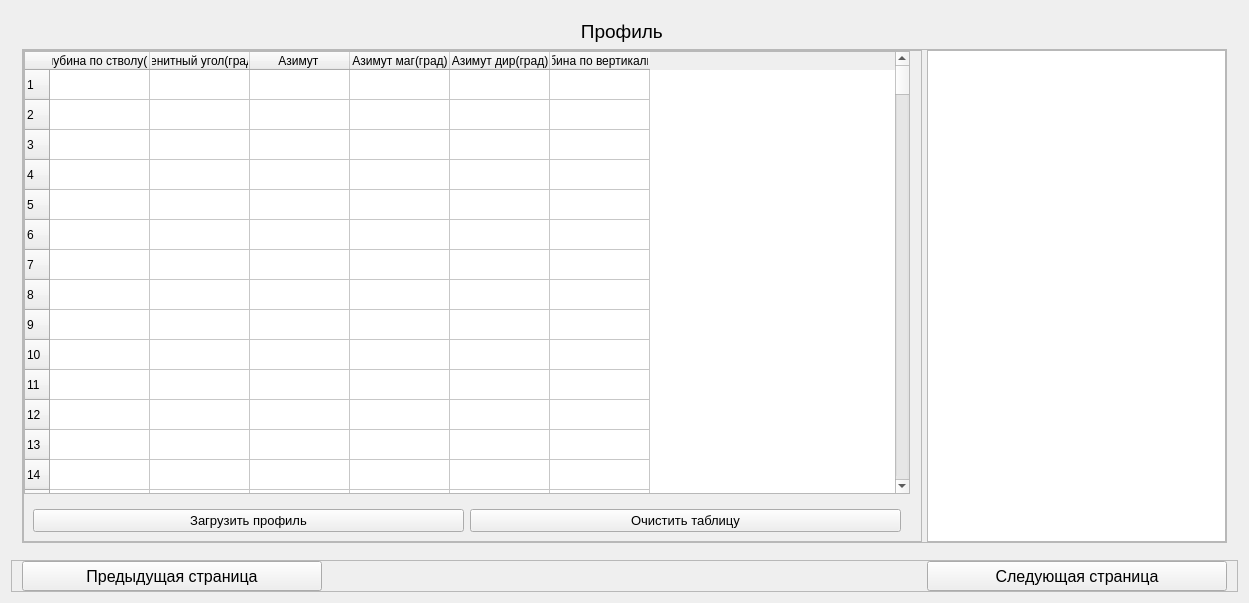
<?xml version="1.0" encoding="UTF-8"?>
<ui version="4.0">
 <class>Form</class>
 <widget class="QWidget" name="Form">
  <property name="geometry">
   <rect>
    <x>0</x>
    <y>0</y>
    <width>1249</width>
    <height>603</height>
   </rect>
  </property>
  <property name="sizePolicy">
   <sizepolicy hsizetype="Expanding" vsizetype="Expanding">
    <horstretch>0</horstretch>
    <verstretch>0</verstretch>
   </sizepolicy>
  </property>
  <property name="windowTitle">
   <string>Form</string>
  </property>
  <layout class="QVBoxLayout" name="verticalLayout">
   <item>
    <widget class="QStackedWidget" name="stackedWidget">
     <property name="sizePolicy">
      <sizepolicy hsizetype="Preferred" vsizetype="Preferred">
       <horstretch>1</horstretch>
       <verstretch>0</verstretch>
      </sizepolicy>
     </property>
     <property name="currentIndex">
      <number>0</number>
     </property>
     <widget class="QWidget" name="page_1">
      <layout class="QVBoxLayout" name="verticalLayout_7">
       <property name="leftMargin">
        <number>11</number>
       </property>
       <property name="rightMargin">
        <number>11</number>
       </property>
       <property name="bottomMargin">
        <number>11</number>
       </property>
       <item>
        <widget class="QLabel" name="label_2">
         <property name="font">
          <font>
           <pointsize>14</pointsize>
          </font>
         </property>
         <property name="text">
          <string>Профиль </string>
         </property>
         <property name="alignment">
          <set>Qt::AlignCenter</set>
         </property>
        </widget>
       </item>
       <item>
        <widget class="QFrame" name="frame_2">
         <property name="frameShape">
          <enum>QFrame::StyledPanel</enum>
         </property>
         <property name="frameShadow">
          <enum>QFrame::Raised</enum>
         </property>
         <layout class="QHBoxLayout" name="horizontalLayout_2">
          <property name="spacing">
           <number>5</number>
          </property>
          <property name="leftMargin">
           <number>0</number>
          </property>
          <property name="topMargin">
           <number>0</number>
          </property>
          <property name="rightMargin">
           <number>0</number>
          </property>
          <property name="bottomMargin">
           <number>0</number>
          </property>
          <item>
           <widget class="QFrame" name="frame">
            <property name="sizePolicy">
             <sizepolicy hsizetype="Preferred" vsizetype="Preferred">
              <horstretch>3</horstretch>
              <verstretch>0</verstretch>
             </sizepolicy>
            </property>
            <property name="frameShape">
             <enum>QFrame::StyledPanel</enum>
            </property>
            <property name="frameShadow">
             <enum>QFrame::Raised</enum>
            </property>
            <layout class="QVBoxLayout" name="verticalLayout_4">
             <property name="leftMargin">
              <number>0</number>
             </property>
             <property name="topMargin">
              <number>0</number>
             </property>
             <property name="rightMargin">
              <number>11</number>
             </property>
             <property name="bottomMargin">
              <number>0</number>
             </property>
             <item>
              <widget class="QTableWidget" name="tableWidget_profile">
               <property name="sizePolicy">
                <sizepolicy hsizetype="Expanding" vsizetype="Expanding">
                 <horstretch>1</horstretch>
                 <verstretch>1</verstretch>
                </sizepolicy>
               </property>
               <property name="minimumSize">
                <size>
                 <width>600</width>
                 <height>0</height>
                </size>
               </property>
               <property name="showGrid">
                <bool>true</bool>
               </property>
               <property name="sortingEnabled">
                <bool>false</bool>
               </property>
               <property name="wordWrap">
                <bool>true</bool>
               </property>
               <property name="cornerButtonEnabled">
                <bool>true</bool>
               </property>
               <property name="rowCount">
                <number>200</number>
               </property>
               <property name="columnCount">
                <number>6</number>
               </property>
               <attribute name="horizontalHeaderVisible">
                <bool>true</bool>
               </attribute>
               <attribute name="horizontalHeaderCascadingSectionResizes">
                <bool>false</bool>
               </attribute>
               <attribute name="horizontalHeaderShowSortIndicator" stdset="0">
                <bool>false</bool>
               </attribute>
               <attribute name="horizontalHeaderStretchLastSection">
                <bool>false</bool>
               </attribute>
               <attribute name="verticalHeaderCascadingSectionResizes">
                <bool>true</bool>
               </attribute>
               <attribute name="verticalHeaderShowSortIndicator" stdset="0">
                <bool>false</bool>
               </attribute>
               <row/>
               <row/>
               <row/>
               <row/>
               <row/>
               <row/>
               <row/>
               <row/>
               <row/>
               <row/>
               <row/>
               <row/>
               <row/>
               <row/>
               <row/>
               <row/>
               <row/>
               <row/>
               <row/>
               <row/>
               <row/>
               <row/>
               <row/>
               <row/>
               <row/>
               <row/>
               <row/>
               <row/>
               <row/>
               <row/>
               <row/>
               <row/>
               <row/>
               <row/>
               <row/>
               <row/>
               <row/>
               <row/>
               <row/>
               <row/>
               <row/>
               <row/>
               <row/>
               <row/>
               <row/>
               <row/>
               <row/>
               <row/>
               <row/>
               <row/>
               <row/>
               <row/>
               <row/>
               <row/>
               <row/>
               <row/>
               <row/>
               <row/>
               <row/>
               <row/>
               <row/>
               <row/>
               <row/>
               <row/>
               <row/>
               <row/>
               <row/>
               <row/>
               <row/>
               <row/>
               <row/>
               <row/>
               <row/>
               <row/>
               <row/>
               <row/>
               <row/>
               <row/>
               <row/>
               <row/>
               <row/>
               <row/>
               <row/>
               <row/>
               <row/>
               <row/>
               <row/>
               <row/>
               <row/>
               <row/>
               <row/>
               <row/>
               <row/>
               <row/>
               <row/>
               <row/>
               <row/>
               <row/>
               <row/>
               <row/>
               <row/>
               <row/>
               <row/>
               <row/>
               <row/>
               <row/>
               <row/>
               <row/>
               <row/>
               <row/>
               <row/>
               <row/>
               <row/>
               <row/>
               <row/>
               <row/>
               <row/>
               <row/>
               <row/>
               <row/>
               <row/>
               <row/>
               <row/>
               <row/>
               <row/>
               <row/>
               <row/>
               <row/>
               <row/>
               <row/>
               <row/>
               <row/>
               <row/>
               <row/>
               <row/>
               <row/>
               <row/>
               <row/>
               <row/>
               <row/>
               <row/>
               <row/>
               <row/>
               <row/>
               <row/>
               <row/>
               <row/>
               <row/>
               <row/>
               <row/>
               <row/>
               <row/>
               <row/>
               <row/>
               <row/>
               <row/>
               <row/>
               <row/>
               <row/>
               <row/>
               <row/>
               <row/>
               <row/>
               <row/>
               <row/>
               <row/>
               <row/>
               <row/>
               <row/>
               <row/>
               <row/>
               <row/>
               <row/>
               <row/>
               <row/>
               <row/>
               <row/>
               <row/>
               <row/>
               <row/>
               <row/>
               <row/>
               <row/>
               <row/>
               <row/>
               <row/>
               <row/>
               <row/>
               <row/>
               <row/>
               <row/>
               <row/>
               <row/>
               <row/>
               <row/>
               <row/>
               <row/>
               <row/>
               <row/>
               <row/>
               <column>
                <property name="text">
                 <string>Глубина по стволу(м)</string>
                </property>
               </column>
               <column>
                <property name="text">
                 <string>Зенитный угол(град)</string>
                </property>
               </column>
               <column>
                <property name="text">
                 <string>Азимут </string>
                </property>
               </column>
               <column>
                <property name="text">
                 <string>Азимут маг(град)</string>
                </property>
               </column>
               <column>
                <property name="text">
                 <string>Азимут дир(град)</string>
                </property>
               </column>
               <column>
                <property name="text">
                 <string>Глубина по вертикали(м)</string>
                </property>
               </column>
              </widget>
             </item>
             <item>
              <widget class="QFrame" name="horizontalFrame">
               <layout class="QHBoxLayout" name="horizontalLayout_7">
                <item>
                 <widget class="QPushButton" name="pushButton_load_profile">
                  <property name="font">
                   <font>
                    <pointsize>10</pointsize>
                   </font>
                  </property>
                  <property name="text">
                   <string>Загрузить профиль</string>
                  </property>
                 </widget>
                </item>
                <item>
                 <widget class="QPushButton" name="pushButton_clear_table">
                  <property name="font">
                   <font>
                    <pointsize>10</pointsize>
                   </font>
                  </property>
                  <property name="text">
                   <string>Очистить таблицу</string>
                  </property>
                 </widget>
                </item>
               </layout>
              </widget>
             </item>
            </layout>
           </widget>
          </item>
          <item>
           <widget class="QGraphicsView" name="graphicsView_profile">
            <property name="sizePolicy">
             <sizepolicy hsizetype="Expanding" vsizetype="Expanding">
              <horstretch>1</horstretch>
              <verstretch>1</verstretch>
             </sizepolicy>
            </property>
           </widget>
          </item>
         </layout>
        </widget>
       </item>
      </layout>
     </widget>
     <widget class="QWidget" name="page_2">
      <layout class="QVBoxLayout" name="verticalLayout_3">
       <property name="leftMargin">
        <number>11</number>
       </property>
       <property name="topMargin">
        <number>11</number>
       </property>
       <property name="rightMargin">
        <number>11</number>
       </property>
       <property name="bottomMargin">
        <number>11</number>
       </property>
       <item alignment="Qt::AlignHCenter">
        <widget class="QLabel" name="label">
         <property name="sizePolicy">
          <sizepolicy hsizetype="Preferred" vsizetype="Fixed">
           <horstretch>0</horstretch>
           <verstretch>0</verstretch>
          </sizepolicy>
         </property>
         <property name="font">
          <font>
           <pointsize>14</pointsize>
          </font>
         </property>
         <property name="text">
          <string>Стратиграфия</string>
         </property>
        </widget>
       </item>
       <item>
        <widget class="QTableWidget" name="tableWidget_stratigraphy">
         <property name="rowCount">
          <number>1</number>
         </property>
         <property name="columnCount">
          <number>6</number>
         </property>
         <attribute name="horizontalHeaderCascadingSectionResizes">
          <bool>false</bool>
         </attribute>
         <row/>
         <column>
          <property name="text">
           <string>Название</string>
          </property>
         </column>
         <column>
          <property name="text">
           <string>Индексация</string>
          </property>
         </column>
         <column>
          <property name="text">
           <string>Вверх(м)</string>
          </property>
         </column>
         <column>
          <property name="text">
           <string>Низ(м)</string>
          </property>
         </column>
         <column>
          <property name="text">
           <string>Коэффициент кавернозности</string>
          </property>
         </column>
         <column>
          <property name="text">
           <string>Плотность породы (г/см^3) </string>
          </property>
         </column>
        </widget>
       </item>
       <item>
        <widget class="QFrame" name="frame_4">
         <property name="frameShape">
          <enum>QFrame::StyledPanel</enum>
         </property>
         <property name="frameShadow">
          <enum>QFrame::Raised</enum>
         </property>
         <layout class="QHBoxLayout" name="horizontalLayout_4">
          <property name="leftMargin">
           <number>0</number>
          </property>
          <property name="bottomMargin">
           <number>0</number>
          </property>
          <item>
           <widget class="QPushButton" name="pushButton_load_stratigraphy">
            <property name="font">
             <font>
              <pointsize>10</pointsize>
             </font>
            </property>
            <property name="text">
             <string>Загрузить стратиграфию</string>
            </property>
           </widget>
          </item>
          <item>
           <widget class="QPushButton" name="pushButton_delete_row_stratigraphy">
            <property name="font">
             <font>
              <pointsize>10</pointsize>
             </font>
            </property>
            <property name="text">
             <string>Удалить пласт</string>
            </property>
           </widget>
          </item>
          <item>
           <widget class="QPushButton" name="pushButton_add_row_stratigraphy">
            <property name="font">
             <font>
              <pointsize>10</pointsize>
             </font>
            </property>
            <property name="text">
             <string>Добавить пласт</string>
            </property>
           </widget>
          </item>
         </layout>
        </widget>
       </item>
      </layout>
     </widget>
     <widget class="QWidget" name="page_3">
      <layout class="QVBoxLayout" name="verticalLayout_5">
       <property name="leftMargin">
        <number>11</number>
       </property>
       <property name="topMargin">
        <number>11</number>
       </property>
       <property name="rightMargin">
        <number>11</number>
       </property>
       <property name="bottomMargin">
        <number>11</number>
       </property>
       <item alignment="Qt::AlignHCenter">
        <widget class="QLabel" name="label_5">
         <property name="font">
          <font>
           <pointsize>14</pointsize>
          </font>
         </property>
         <property name="text">
          <string>Давления</string>
         </property>
        </widget>
       </item>
       <item>
        <widget class="QTableWidget" name="tableWidget_pressure">
         <property name="sizePolicy">
          <sizepolicy hsizetype="Expanding" vsizetype="Expanding">
           <horstretch>0</horstretch>
           <verstretch>5</verstretch>
          </sizepolicy>
         </property>
         <property name="rowCount">
          <number>2</number>
         </property>
         <property name="columnCount">
          <number>12</number>
         </property>
         <attribute name="horizontalHeaderVisible">
          <bool>false</bool>
         </attribute>
         <attribute name="horizontalHeaderDefaultSectionSize">
          <number>125</number>
         </attribute>
         <attribute name="horizontalHeaderMinimumSectionSize">
          <number>10</number>
         </attribute>
         <attribute name="verticalHeaderVisible">
          <bool>false</bool>
         </attribute>
         <row/>
         <row/>
         <column/>
         <column/>
         <column/>
         <column/>
         <column/>
         <column/>
         <column/>
         <column/>
         <column/>
         <column/>
         <column/>
         <column/>
        </widget>
       </item>
       <item>
        <widget class="QFrame" name="frame_5">
         <property name="sizePolicy">
          <sizepolicy hsizetype="Preferred" vsizetype="Preferred">
           <horstretch>0</horstretch>
           <verstretch>2</verstretch>
          </sizepolicy>
         </property>
         <property name="frameShape">
          <enum>QFrame::StyledPanel</enum>
         </property>
         <property name="frameShadow">
          <enum>QFrame::Raised</enum>
         </property>
         <layout class="QHBoxLayout" name="horizontalLayout_9">
          <item>
           <widget class="QGraphicsView" name="graphicsView_pressure">
            <property name="sizePolicy">
             <sizepolicy hsizetype="Expanding" vsizetype="Expanding">
              <horstretch>26</horstretch>
              <verstretch>0</verstretch>
             </sizepolicy>
            </property>
            <property name="minimumSize">
             <size>
              <width>760</width>
              <height>180</height>
             </size>
            </property>
           </widget>
          </item>
          <item>
           <widget class="QGraphicsView" name="graphicsView_gradient_pressure">
            <property name="sizePolicy">
             <sizepolicy hsizetype="Expanding" vsizetype="Expanding">
              <horstretch>9</horstretch>
              <verstretch>0</verstretch>
             </sizepolicy>
            </property>
            <property name="minimumSize">
             <size>
              <width>250</width>
              <height>180</height>
             </size>
            </property>
           </widget>
          </item>
         </layout>
        </widget>
       </item>
       <item>
        <widget class="QFrame" name="frame_6">
         <property name="sizePolicy">
          <sizepolicy hsizetype="Preferred" vsizetype="Fixed">
           <horstretch>0</horstretch>
           <verstretch>0</verstretch>
          </sizepolicy>
         </property>
         <property name="frameShape">
          <enum>QFrame::StyledPanel</enum>
         </property>
         <property name="frameShadow">
          <enum>QFrame::Raised</enum>
         </property>
         <layout class="QHBoxLayout" name="horizontalLayout_10">
          <property name="topMargin">
           <number>0</number>
          </property>
          <property name="bottomMargin">
           <number>0</number>
          </property>
          <item>
           <widget class="QPushButton" name="pushButton_delete_row_pressure">
            <property name="font">
             <font>
              <pointsize>10</pointsize>
             </font>
            </property>
            <property name="text">
             <string>Удалить итервал</string>
            </property>
           </widget>
          </item>
          <item>
           <widget class="QPushButton" name="pushButton_load_stratigraphic_intervals">
            <property name="font">
             <font>
              <pointsize>10</pointsize>
             </font>
            </property>
            <property name="text">
             <string>Загрузить интервалы стратиграфии</string>
            </property>
           </widget>
          </item>
          <item>
           <widget class="QPushButton" name="pushButton_add_row_pressure">
            <property name="font">
             <font>
              <pointsize>10</pointsize>
             </font>
            </property>
            <property name="text">
             <string>Добавить интервал</string>
            </property>
           </widget>
          </item>
         </layout>
        </widget>
       </item>
      </layout>
     </widget>
     <widget class="QWidget" name="page_4">
      <layout class="QVBoxLayout" name="verticalLayout_9">
       <property name="leftMargin">
        <number>11</number>
       </property>
       <property name="topMargin">
        <number>11</number>
       </property>
       <property name="rightMargin">
        <number>11</number>
       </property>
       <property name="bottomMargin">
        <number>11</number>
       </property>
       <item alignment="Qt::AlignHCenter">
        <widget class="QLabel" name="label_3">
         <property name="font">
          <font>
           <pointsize>14</pointsize>
          </font>
         </property>
         <property name="text">
          <string>Обсадные колонны</string>
         </property>
        </widget>
       </item>
       <item>
        <widget class="QFrame" name="frame_9">
         <property name="frameShape">
          <enum>QFrame::StyledPanel</enum>
         </property>
         <property name="frameShadow">
          <enum>QFrame::Raised</enum>
         </property>
         <layout class="QHBoxLayout" name="horizontalLayout_12">
          <property name="leftMargin">
           <number>0</number>
          </property>
          <property name="topMargin">
           <number>0</number>
          </property>
          <property name="rightMargin">
           <number>0</number>
          </property>
          <property name="bottomMargin">
           <number>0</number>
          </property>
          <item>
           <widget class="QTableWidget" name="tableWidget_casing_strings">
            <property name="sizePolicy">
             <sizepolicy hsizetype="Expanding" vsizetype="Expanding">
              <horstretch>7</horstretch>
              <verstretch>0</verstretch>
             </sizepolicy>
            </property>
            <property name="rowCount">
             <number>1</number>
            </property>
            <property name="columnCount">
             <number>7</number>
            </property>
            <attribute name="horizontalHeaderCascadingSectionResizes">
             <bool>false</bool>
            </attribute>
            <attribute name="horizontalHeaderHighlightSections">
             <bool>false</bool>
            </attribute>
            <attribute name="horizontalHeaderStretchLastSection">
             <bool>false</bool>
            </attribute>
            <attribute name="verticalHeaderVisible">
             <bool>false</bool>
            </attribute>
            <attribute name="verticalHeaderStretchLastSection">
             <bool>false</bool>
            </attribute>
            <row/>
            <column>
             <property name="text">
              <string>Тип обсадной колонны</string>
             </property>
            </column>
            <column>
             <property name="text">
              <string>Глубина спуска колонны(мм)</string>
             </property>
            </column>
            <column>
             <property name="text">
              <string>Длина колонны (м)</string>
             </property>
            </column>
            <column>
             <property name="text">
              <string>Наружный диаметр колонны(мм)</string>
             </property>
            </column>
            <column>
             <property name="text">
              <string>Диаметр долота(мм)</string>
             </property>
            </column>
            <column>
             <property name="text">
              <string>Толщина стенки(мм)</string>
             </property>
            </column>
            <column>
             <property name="text">
              <string>Марка стали</string>
             </property>
            </column>
           </widget>
          </item>
          <item>
           <widget class="QGraphicsView" name="graphicsView_casing_strings">
            <property name="sizePolicy">
             <sizepolicy hsizetype="Expanding" vsizetype="Expanding">
              <horstretch>3</horstretch>
              <verstretch>0</verstretch>
             </sizepolicy>
            </property>
           </widget>
          </item>
         </layout>
        </widget>
       </item>
       <item>
        <widget class="QFrame" name="frame_7">
         <property name="sizePolicy">
          <sizepolicy hsizetype="Preferred" vsizetype="Fixed">
           <horstretch>0</horstretch>
           <verstretch>0</verstretch>
          </sizepolicy>
         </property>
         <property name="frameShape">
          <enum>QFrame::StyledPanel</enum>
         </property>
         <property name="frameShadow">
          <enum>QFrame::Raised</enum>
         </property>
         <layout class="QHBoxLayout" name="horizontalLayout_11">
          <property name="leftMargin">
           <number>0</number>
          </property>
          <property name="topMargin">
           <number>0</number>
          </property>
          <property name="rightMargin">
           <number>0</number>
          </property>
          <property name="bottomMargin">
           <number>2</number>
          </property>
          <item>
           <widget class="QPushButton" name="pushButton_form_KNBK">
            <property name="font">
             <font>
              <pointsize>10</pointsize>
             </font>
            </property>
            <property name="text">
             <string>Сформировать КНБК по колоннам </string>
            </property>
           </widget>
          </item>
          <item>
           <widget class="QPushButton" name="pushButton_delete_row_casing_strings">
            <property name="font">
             <font>
              <pointsize>10</pointsize>
             </font>
            </property>
            <property name="text">
             <string>Удалить обсадную колонну</string>
            </property>
           </widget>
          </item>
          <item>
           <widget class="QPushButton" name="pushButton_add_row_casing_strings">
            <property name="font">
             <font>
              <pointsize>10</pointsize>
             </font>
            </property>
            <property name="text">
             <string>Добавить обсадную колонну</string>
            </property>
           </widget>
          </item>
         </layout>
        </widget>
       </item>
      </layout>
     </widget>
     <widget class="QWidget" name="page_5">
      <layout class="QVBoxLayout" name="verticalLayout_6">
       <item alignment="Qt::AlignHCenter">
        <widget class="QLabel" name="label_4">
         <property name="font">
          <font>
           <pointsize>14</pointsize>
          </font>
         </property>
         <property name="text">
          <string>Буровые растворы</string>
         </property>
        </widget>
       </item>
       <item>
        <widget class="QTableWidget" name="tableWidget_drilling_fluids">
         <property name="rowCount">
          <number>1</number>
         </property>
         <attribute name="horizontalHeaderCascadingSectionResizes">
          <bool>false</bool>
         </attribute>
         <attribute name="horizontalHeaderShowSortIndicator" stdset="0">
          <bool>false</bool>
         </attribute>
         <attribute name="horizontalHeaderStretchLastSection">
          <bool>false</bool>
         </attribute>
         <attribute name="verticalHeaderCascadingSectionResizes">
          <bool>false</bool>
         </attribute>
         <attribute name="verticalHeaderShowSortIndicator" stdset="0">
          <bool>false</bool>
         </attribute>
         <attribute name="verticalHeaderStretchLastSection">
          <bool>false</bool>
         </attribute>
         <row>
          <property name="text">
           <string>1</string>
          </property>
         </row>
         <column>
          <property name="text">
           <string>Наименнование </string>
          </property>
         </column>
         <column>
          <property name="text">
           <string>Глубина от (ствол)</string>
          </property>
         </column>
         <column>
          <property name="text">
           <string>Глубина до (ствол)</string>
          </property>
         </column>
         <column>
          <property name="text">
           <string>Плотность г/см^3</string>
          </property>
         </column>
         <column>
          <property name="text">
           <string>Пластическая вязкость </string>
          </property>
         </column>
         <column>
          <property name="text">
           <string>ДНС</string>
          </property>
         </column>
        </widget>
       </item>
       <item>
        <widget class="QFrame" name="frame_8">
         <property name="sizePolicy">
          <sizepolicy hsizetype="Preferred" vsizetype="Fixed">
           <horstretch>0</horstretch>
           <verstretch>0</verstretch>
          </sizepolicy>
         </property>
         <property name="frameShape">
          <enum>QFrame::StyledPanel</enum>
         </property>
         <property name="frameShadow">
          <enum>QFrame::Raised</enum>
         </property>
         <layout class="QHBoxLayout" name="horizontalLayout_3">
          <property name="leftMargin">
           <number>0</number>
          </property>
          <property name="topMargin">
           <number>0</number>
          </property>
          <property name="rightMargin">
           <number>0</number>
          </property>
          <property name="bottomMargin">
           <number>0</number>
          </property>
          <item>
           <widget class="QPushButton" name="pushButton_delete_row_drilling_fluids">
            <property name="font">
             <font>
              <pointsize>10</pointsize>
             </font>
            </property>
            <property name="text">
             <string>Удалить раствор</string>
            </property>
           </widget>
          </item>
          <item>
           <widget class="QPushButton" name="pushButton_form_fluids">
            <property name="font">
             <font>
              <pointsize>10</pointsize>
             </font>
            </property>
            <property name="text">
             <string>Сформировать по колоннам</string>
            </property>
           </widget>
          </item>
          <item>
           <widget class="QPushButton" name="pushButton_add_row_drilling_fluids">
            <property name="font">
             <font>
              <pointsize>10</pointsize>
             </font>
            </property>
            <property name="text">
             <string>Добавить раствор</string>
            </property>
           </widget>
          </item>
         </layout>
        </widget>
       </item>
      </layout>
     </widget>
    </widget>
   </item>
   <item>
    <widget class="QFrame" name="frame_3">
     <property name="sizePolicy">
      <sizepolicy hsizetype="Expanding" vsizetype="Fixed">
       <horstretch>0</horstretch>
       <verstretch>0</verstretch>
      </sizepolicy>
     </property>
     <property name="frameShape">
      <enum>QFrame::StyledPanel</enum>
     </property>
     <property name="frameShadow">
      <enum>QFrame::Raised</enum>
     </property>
     <layout class="QHBoxLayout" name="horizontalLayout">
      <property name="leftMargin">
       <number>10</number>
      </property>
      <property name="topMargin">
       <number>0</number>
      </property>
      <property name="rightMargin">
       <number>10</number>
      </property>
      <property name="bottomMargin">
       <number>0</number>
      </property>
      <item>
       <widget class="QPushButton" name="pushButton_previous_page">
        <property name="sizePolicy">
         <sizepolicy hsizetype="Expanding" vsizetype="Fixed">
          <horstretch>0</horstretch>
          <verstretch>0</verstretch>
         </sizepolicy>
        </property>
        <property name="minimumSize">
         <size>
          <width>0</width>
          <height>30</height>
         </size>
        </property>
        <property name="maximumSize">
         <size>
          <width>300</width>
          <height>16777215</height>
         </size>
        </property>
        <property name="font">
         <font>
          <pointsize>12</pointsize>
         </font>
        </property>
        <property name="text">
         <string>Предыдущая страница</string>
        </property>
       </widget>
      </item>
      <item>
       <spacer name="horizontalSpacer">
        <property name="orientation">
         <enum>Qt::Horizontal</enum>
        </property>
        <property name="sizeType">
         <enum>QSizePolicy::Expanding</enum>
        </property>
        <property name="sizeHint" stdset="0">
         <size>
          <width>40</width>
          <height>20</height>
         </size>
        </property>
       </spacer>
      </item>
      <item>
       <widget class="QPushButton" name="pushButton_next_page">
        <property name="sizePolicy">
         <sizepolicy hsizetype="Expanding" vsizetype="Fixed">
          <horstretch>0</horstretch>
          <verstretch>0</verstretch>
         </sizepolicy>
        </property>
        <property name="minimumSize">
         <size>
          <width>0</width>
          <height>30</height>
         </size>
        </property>
        <property name="maximumSize">
         <size>
          <width>300</width>
          <height>16777215</height>
         </size>
        </property>
        <property name="font">
         <font>
          <pointsize>12</pointsize>
         </font>
        </property>
        <property name="text">
         <string>Следующая страница</string>
        </property>
       </widget>
      </item>
     </layout>
    </widget>
   </item>
  </layout>
 </widget>
 <resources/>
 <connections/>
</ui>
